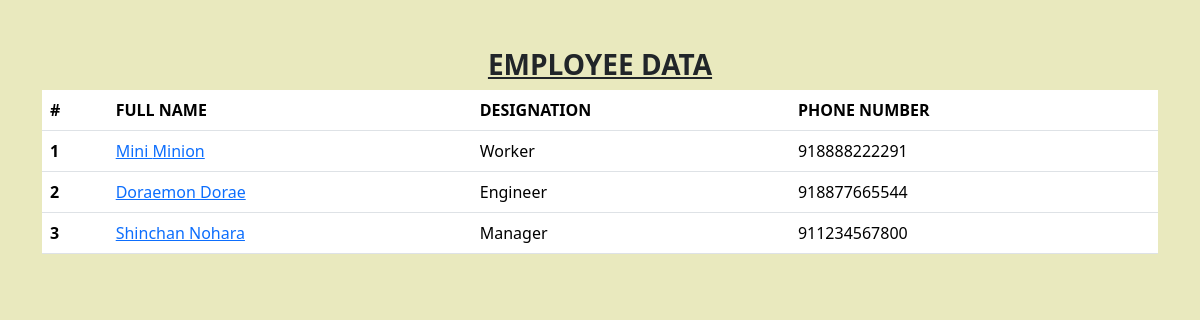
The page / on the database its author committed.
### employees/models.py (models this page shows, shortened)
class Employee(models.Model):
    first_name = models.CharField(max_length =100)
    last_name = models.CharField(max_length=100)
    photo = models.ImageField(upload_to='images')
    designation = models.CharField(max_length=100)
    email_address = models.EmailField(max_length=100 , unique=True)
    phone_number = models.CharField(max_length=12 , blank=True)
    created_at = models.DateTimeField(auto_now_add=True)
    updated_at = models.DateTimeField(auto_now=True)

### myapp/views.py (the view)
# urls.py: 2. Add a URL to urlpatterns:  path('', views.home, name='home')
def home(request):
    employees = Employee.objects.all()
    context = {
        'employees' : employees,
    }
    return render(request, 'home.html', context)

### templates/home.html (shortened to what this page needs)
{% load static %}
<!DOCTYPE html>
<html lang="en">
<head>
    <link href="https://cdn.jsdelivr.net/npm/bootstrap@5.3.3/dist/css/bootstrap.min.css" rel="stylesheet">
    <link rel="stylesheet" href="{% static 'css/index.css' %}">
</head>
<body>
    <div class="container mt-5">
        <h3 class="fw-bold text-center text-decoration-underline">EMPLOYEE DATA</h3>
        <table class="table">
            <thead>
              <tr>
                <th scope="col">#</th>
                <th scope="col">FULL NAME</th>
                <th scope="col">DESIGNATION</th>
                <th scope="col">PHONE NUMBER</th>
              </tr>
            </thead>
            <tbody>
              {% for emp in employees %}
              <tr>
                <th >{{forloop.counter}}</th>
                <td> <a href="{%  url 'employee_details' emp.id %}"> {{emp.first_name}} {{emp.last_name}}</a> </td>
                <td>{{emp.designation}}</td>
                <td>{{emp.phone_number}}</td>
              </tr>
              {% endfor %}
            </tbody>
          </table>
    </div>
</body>
</html>

### myapp/static/css/index.css (style rules this page uses)
body { background-color: rgb(233, 233, 190); }

### rows shown on the page
Employee: first_name "Mini", last_name "Minion", designation "Worker", phone_number "918888222291"
Employee: first_name "Doraemon", last_name "Dorae", designation "Engineer", phone_number "918877665544"
Employee: first_name "Shinchan", last_name "Nohara", designation "Manager", phone_number "911234567800"
